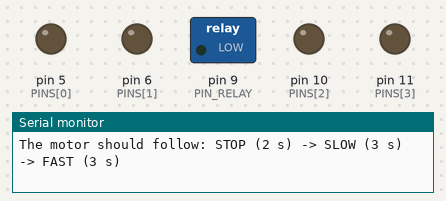
This sketch was run on a simulated Arduino Uno, built with avr-gcc and run on an emulated ATmega328P. Parts: switched loads named in the sketch (green lamp = pin HIGH), output pins drawn as LEDs (lit = HIGH), the last lines printed to the serial monitor.

Above: at 0.1 s.
At 4.05 s:
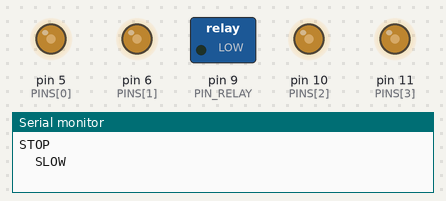
At 8.05 s:
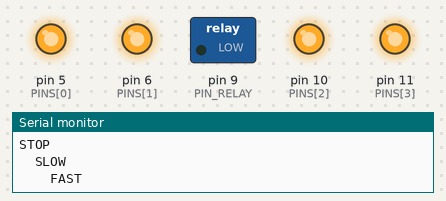
Timing chart, 0 to 10.5 s (numbered marks = the images above):
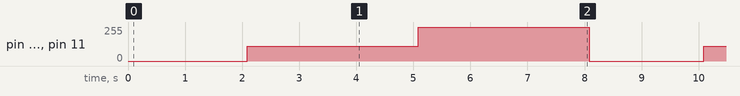

Measured:
- by itself, pin 5 (PINS[0]), pin 6 (PINS[1]), pin 10 (PINS[2]), pin 11 (PINS[3]): repeats every 8.0 s: 255/255 3.0 s, 0/255 2.0 s, 110/255 3.0 s

The sketch:

pwm_finder.ino
```cpp
/*
 * PWM FINDER - which Arduino pin can really control the motor speed?
 *
 * If some pins on your Arduino are damaged, this sketch shows which PWM pin can
 * still control the motor. It drives the
 * SAME changing speed on every PWM-capable pin at once: 5, 6, 10 and 11.
 * You move the ENA wire from pin to pin and watch the motor.
 *
 * BEFORE YOU START (SMPS off):
 *   1. Unplug the HC-SR04 TRIG and ECHO wires from D10 / D11 (this sketch
 *      drives those pins - the sensor must not be connected during the test).
 *   2. L298N: ENA jumper cap OFF. IN1 -> + rail (5V), IN2 -> - rail (GND).
 *   3. Wire: L298N ENA input -> 10k resistor -> a loose jumper wire.
 *   4. Relay IN -> D9 (the sketch switches the relay ON).
 *
 * THEN: switch on, open the Serial Monitor (9600) and plug the loose wire into
 *       D5, watch for 10 s; then D6, D10, D11.
 *
 *   The motor follows  STOP -> SLOW -> FAST  every 8 s   = that pin WORKS
 *   The motor runs at one steady speed all the time       = pin dead (or wrong ENA pin)
 *   The motor never moves                                 = pin dead (stuck LOW)
 *
 * If NO pin works, the wire is on the L298N's 5V pin instead of ENA, or the cap
 * is still on: move it to the other ENA pin and try again.
 */

const uint8_t PINS[] = { 5, 6, 10, 11 };
#define PIN_RELAY 9
const bool RELAY_ACTIVE_LOW = true;     // same setting as in your other sketches

void allPins(uint8_t pwm) {
  for (uint8_t i = 0; i < sizeof(PINS); i++) analogWrite(PINS[i], pwm);
}

void setup() {
  for (uint8_t i = 0; i < sizeof(PINS); i++) pinMode(PINS[i], OUTPUT);
  allPins(0);
  digitalWrite(PIN_RELAY, RELAY_ACTIVE_LOW ? LOW : HIGH);   // relay ON: 12 V to the L298N
  pinMode(PIN_RELAY, OUTPUT);

  Serial.begin(9600);
  Serial.println(F("PWM FINDER - plug the ENA wire into D5, D6, D10 or D11 and watch the motor"));
  Serial.println(F("The motor should follow: STOP (2 s) -> SLOW (3 s) -> FAST (3 s)"));
}

void loop() {
  Serial.println(F("STOP"));
  allPins(0);
  delay(2000);
  Serial.println(F("  SLOW"));
  allPins(110);
  delay(3000);
  Serial.println(F("    FAST"));
  allPins(255);
  delay(3000);
}
```
